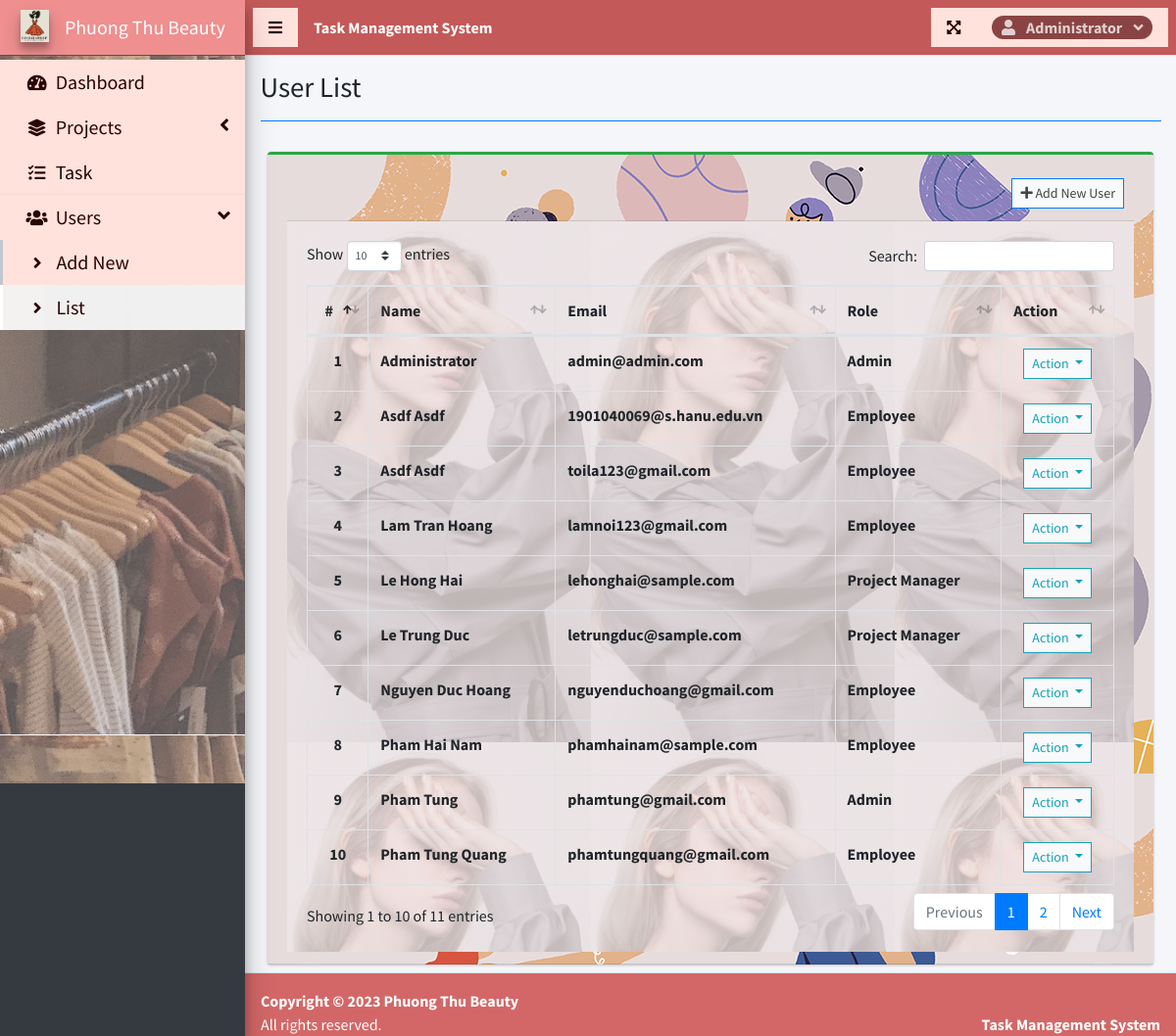
The page /index.php?page=user_list (signed in) on the database its author committed.
### tables this page shows
CREATE TABLE `users` (
  `id` int(30) NOT NULL,
  `firstname` varchar(200) NOT NULL,
  `lastname` varchar(200) NOT NULL,
  `email` varchar(200) NOT NULL,
  `password` text NOT NULL,
  `type` tinyint(1) NOT NULL DEFAULT 2 COMMENT '1 = admin, 2 = staff',
  `avatar` text NOT NULL DEFAULT 'no-image-available.png',
  `date_created` datetime NOT NULL DEFAULT current_timestamp()
);

### user_list.php (the view, shortened to what this page needs)
<?php include'db_connect.php' ?>
<div class="col-lg-12">
	<div class="card card-outline card-success">
		<div class="card-header"style="background-image: url('assets/uploads/fbc.png');">
		<div class="card-header">
			<div class="card-tools">
				<a class="btn btn-block btn-sm btn-default btn-flat border-primary" href="./index.php?page=new_user"><i class="fa fa-plus"></i> Add New User</a>
			</div>
		</div>
		<div class="card-body" style="background-image: url('assets/uploads/editback.png');">
			<table class="table tabe-hover table-bordered" id="list">
				<thead>
					<tr>
						<th class="text-center">#</th>
						<th>Name</th>
						<th>Email</th>
						<th>Role</th>
						<th>Action</th>
					</tr>
				</thead>
				<tbody>
					<?php
					$i = 1;
					$type = array('',"Admin","Project Manager","Employee");
					$qry = $conn->query("SELECT *,concat(firstname,' ',lastname) as name FROM users order by concat(firstname,' ',lastname) asc");
					while($row= $qry->fetch_assoc()):
					?>
					<tr>
						<th class="text-center"><?php echo $i++ ?></th>
						<td><b><?php echo ucwords($row['name']) ?></b></td>
						<td><b><?php echo $row['email'] ?></b></td>
						<td><b><?php echo $type[$row['type']] ?></b></td>
						<td class="text-center">
							<button type="button" class="btn btn-default btn-sm btn-flat border-info wave-effect text-info dropdown-toggle" data-toggle="dropdown" aria-expanded="true">
		                      Action
		                    </button>
						</td>
					</tr>
				<?php endwhile; ?>
				</tbody>
			</table>
		</div>
	</div>
</div>

### rows shown on the page
users: name "Administrator", email "admin@admin.com", type "Admin"
users: name "Asdf Asdf", email "1901040069@s.hanu.edu.vn", type "Employee"
users: name "Asdf Asdf", email "toila123@gmail.com", type "Employee"
users: name "Lam Tran Hoang", email "lamnoi123@gmail.com", type "Employee"
users: name "Le Hong Hai", email "lehonghai@sample.com", type "Project Manager"
users: name "Le Trung Duc", email "letrungduc@sample.com", type "Project Manager"
users: name "Nguyen Duc Hoang", email "nguyenduchoang@gmail.com", type "Employee"
users: name "Pham Hai Nam", email "phamhainam@sample.com", type "Employee"
users: name "Pham Tung", email "phamtung@gmail.com", type "Admin"
users: name "Pham Tung Quang", email "phamtungquang@gmail.com", type "Employee"

### other values the page prints
$_SESSION['system']['name'] "Task Management System"
$_SESSION['login_firstname'] "Administrator"
$title "User List"
